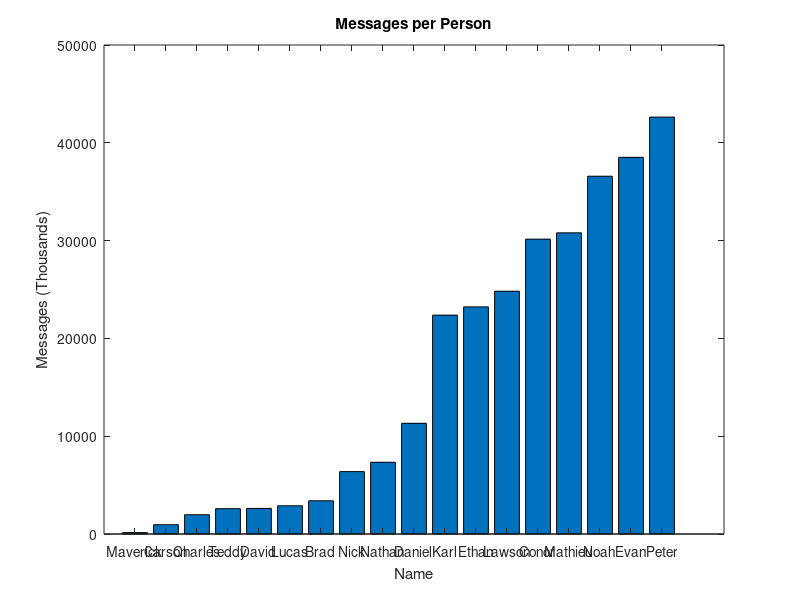

This figure's MATLAB source:
figure(1);
data = [144 952 1972 2591 2616 2886 3396 6381 7336 11321 22378 23223 24823 30151 30797 36583 38513 42629];
bar(data);

title("Messages per Person");
xlabel("Name");
ylabel("Messages (Thousands)");


set(gca, 'xtick', 1:18, 'xticklabel', {'Maverick',  'Carson'    , 'Charles'    ,     'Teddy'      ,     'David'       ,    'Lucas'    ,       'Brad'     ,      'Nick' ,  'Nathan'     ,     'Daniel'  ,  'Karl'         ,   'Ethan'          ,     'Lawson'   ,       'Conor'     ,  'Mathieu' 'Noah'  ,          'Evan',           'Peter'});
xtickangle(60);
saveas(gcf, 'plots/carson_total_messages.png');